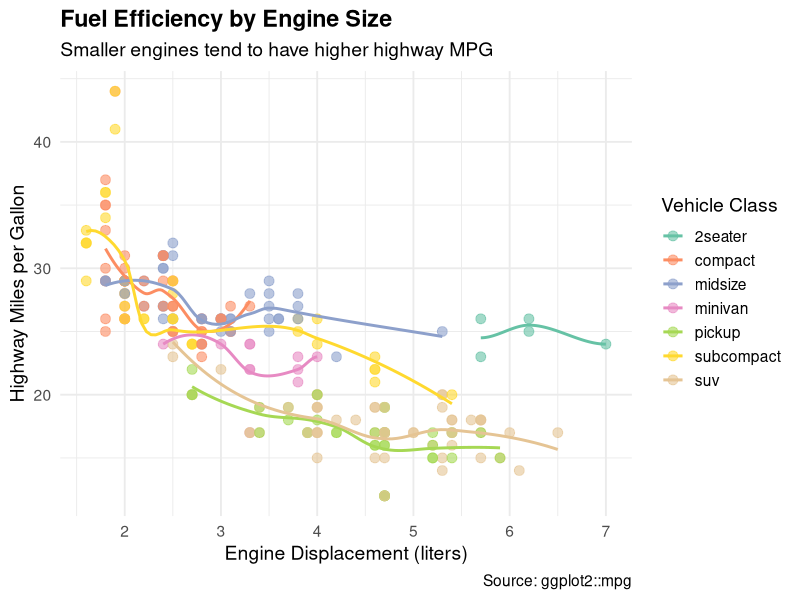

Write R code to recreate this figure.
## ---- chunk 1
suppressPackageStartupMessages(library(tidyverse))
## ---- chunk 2
#| message: false
#| warning: false
ggplot(mpg, aes(x = displ, y = hwy, color = class)) +
  geom_point(size = 3, alpha = 0.6) +
  geom_smooth(method = "loess", se = FALSE, linewidth = 1) +
  scale_color_brewer(palette = "Set2") +
  labs(
    title = "Fuel Efficiency by Engine Size",
    subtitle = "Smaller engines tend to have higher highway MPG",
    x = "Engine Displacement (liters)",
    y = "Highway Miles per Gallon",
    color = "Vehicle Class",
    caption = "Source: ggplot2::mpg"
  ) +
  theme_minimal(base_size = 14) +
  theme(
    plot.title = element_text(face = "bold"),
    legend.position = "right"
  )
